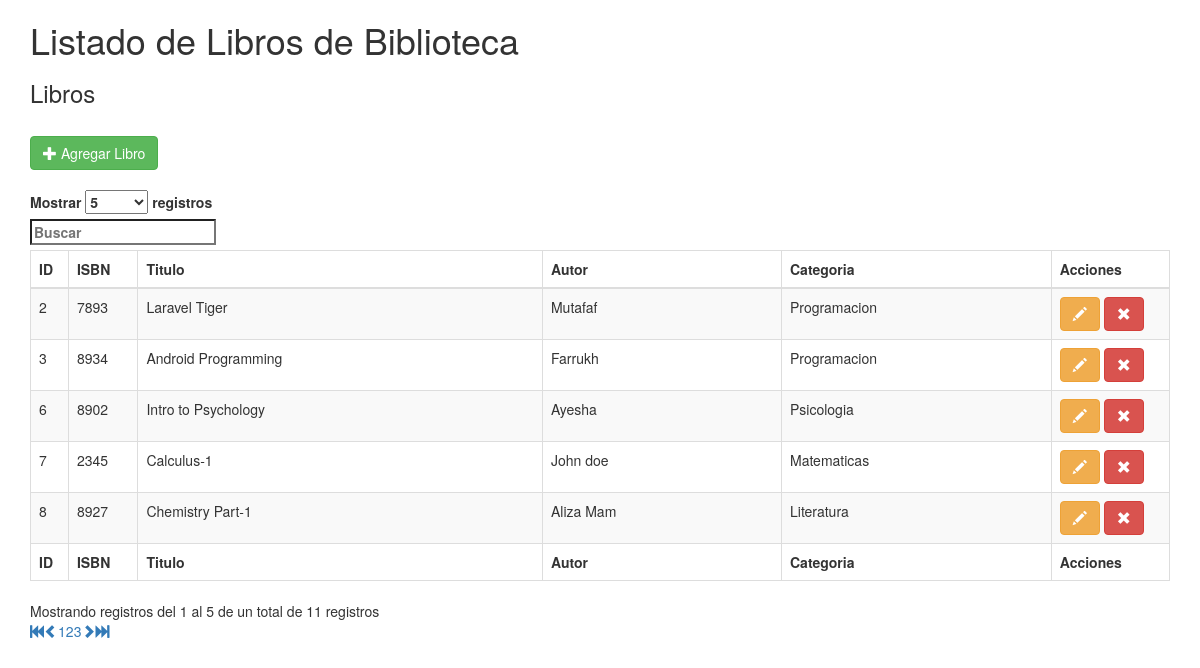
The page /index.php/books on the database its author committed.
### tables this page shows
CREATE TABLE `books` (
  `book_id` int(11) NOT NULL AUTO_INCREMENT,
  `book_isbn` int(11) NOT NULL,
  `book_title` varchar(50) NOT NULL,
  `book_author` varchar(50) NOT NULL,
  `category_id` int(11) NOT NULL,
  PRIMARY KEY(`book_id`),
  KEY `category_id` (`category_id`)
);

CREATE TABLE `categories` (
	`category_id` int(11) NOT NULL AUTO_INCREMENT,
	`name_category` varchar(100) NOT NULL,
	PRIMARY KEY(`category_id`)
);

### application/controllers/Books.php (called while the page is built, shortened)
<?php
class Books extends CI_Controller {
	function __construct()
	{
		$this->load->helper('url');
		$this->load->model('Book_model');
	}
	public function index()
	{
		$data['books'] = $this->Book_model->get_all_books();
		$data['categorias'] = $this->Book_model->get_all_categories();
		$this->load->view('book_view', $data);
	}
}

### index.php (called while the page is built, shortened)
<?php
require_once BASEPATH.'core/CodeIgniter.php';

### application/models/Book_model.php (called while the page is built, shortened)
<?php
class Book_model extends CI_Model
{
	var $table = 'books';
	public function get_all_books()
	{
		$this->db->select('book_id,book_isbn, book_title, book_author, name_category');
		$this->db->from( $this->table );
		$this->db->join( 'categories','books.category_id = categories.category_id');
		$query=$this->db->get();
		return $query->result();
	}
	public function get_all_categories()
	{
		$this->db->select('category_id, name_category');
		$this->db->from('categories');
		$query = $this->db->get();
		return $query->result_array();
	}
}

### application/views/book_view.php (the view, shortened to what this page needs)
<!DOCTYPE html>
<html>
    <head>
    <link rel="stylesheet" type="text/css" href="https://cdnjs.cloudflare.com/ajax/libs/twitter-bootstrap/3.3.7/css/bootstrap.css"/>
    <link rel="stylesheet" type="text/css" href="https://cdn.datatables.net/1.10.16/css/dataTables.bootstrap.css"/>
  </head>
  <body>
  <div class="container">
    <h1>Listado de Libros de Biblioteca</h1>
    <h3>Libros</h3>
    <br />
    <button class="btn btn-success" onclick="add_book()"><i class="glyphicon glyphicon-plus"></i> Agregar Libro</button>
    <br />
    <br />
    <table id="tabla_libros" class="table table-striped table-bordered" cellspacing="0" width="100%">
      <thead>
        <tr>
			<th>ID</th>
			<th>ISBN</th>
			<th>Titulo</th>
			<th>Autor</th>
			<th>Categoria</th>
            <th style="width:125px;">Acciones</th>
        </tr>
      </thead>
      <tbody>
    	<?php foreach($books as $book) :?>
	     <tr>
	        <td><?php echo $book->book_id;?></td>
	        <td><?php echo $book->book_isbn;?></td>
			<td><?php echo $book->book_title;?></td>
			<td><?php echo $book->book_author;?></td>
			<td><?php echo $book->name_category;?></td>
			<td>
				<button class="btn btn-warning" onclick="edit_book(<?= $book->book_id;?>)"><i class="glyphicon glyphicon-pencil"></i></button>
				<button class="btn btn-danger" onclick="delete_book(<?= $book->book_id;?>)"><i class="glyphicon glyphicon-remove"></i></button>
			</td>
	      </tr>
    	<?php endforeach; ?>
      </tbody>
      <tfoot>
        <tr>
          <th>ID</th>
            <th>ISBN</th>
            <th>Titulo</th>
            <th>Autor</th>
            <th>Categoria</th>
            <th>Acciones</th>
        </tr>
      </tfoot>
    </table>
  </div>
  </body>
</html>

### rows shown on the page
books: book_id "2", book_isbn "7893", book_title "Laravel Tiger", book_author "Mutafaf", category.name_category "Programacion"
books: book_id "3", book_isbn "8934", book_title "Android Programming", book_author "Farrukh", category.name_category "Programacion"
books: book_id "6", book_isbn "8902", book_title "Intro to Psychology", book_author "Ayesha", category.name_category "Psicologia"
books: book_id "8", book_isbn "8927", book_title "Chemistry Part-1", book_author "Aliza Mam", category.name_category "Literatura"
books: book_id "7", book_isbn "2345", book_title "Calculus-1", book_author "John doe", category.name_category "Matematicas"
